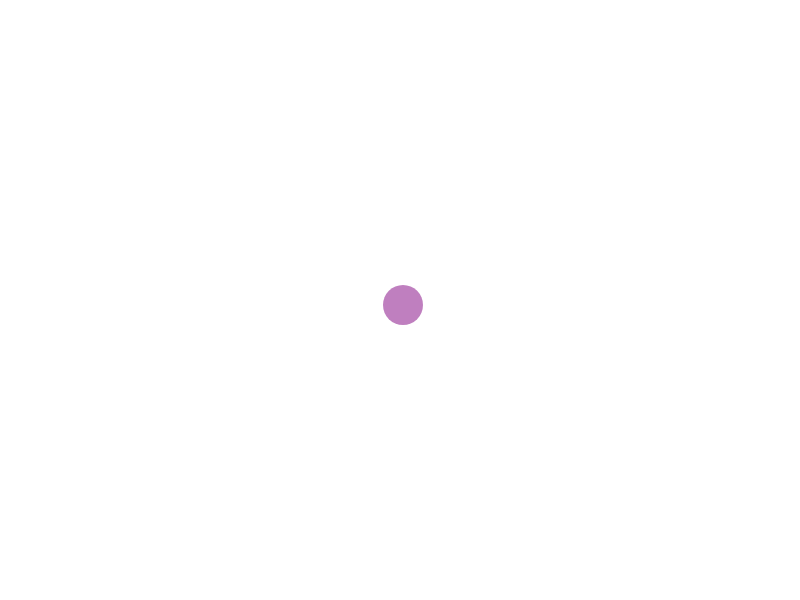
Frame 1 (no input)
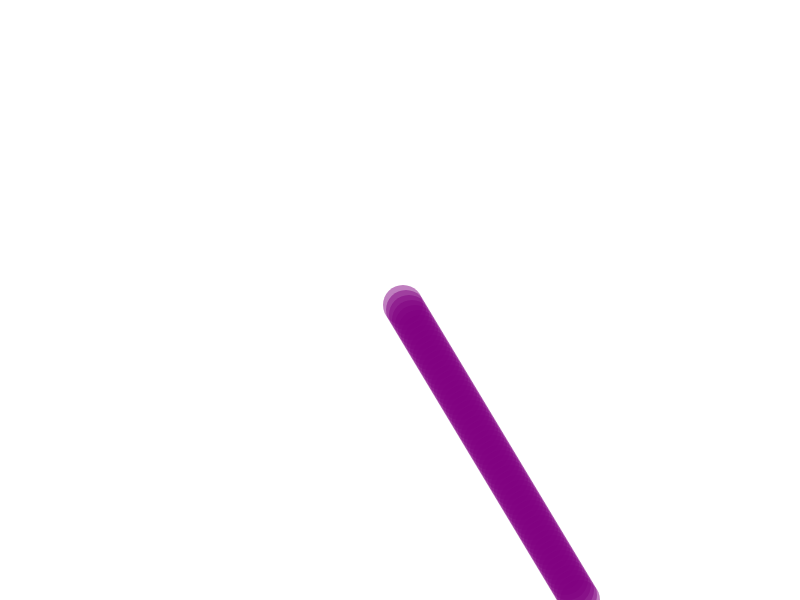
Frame 60 (no input)
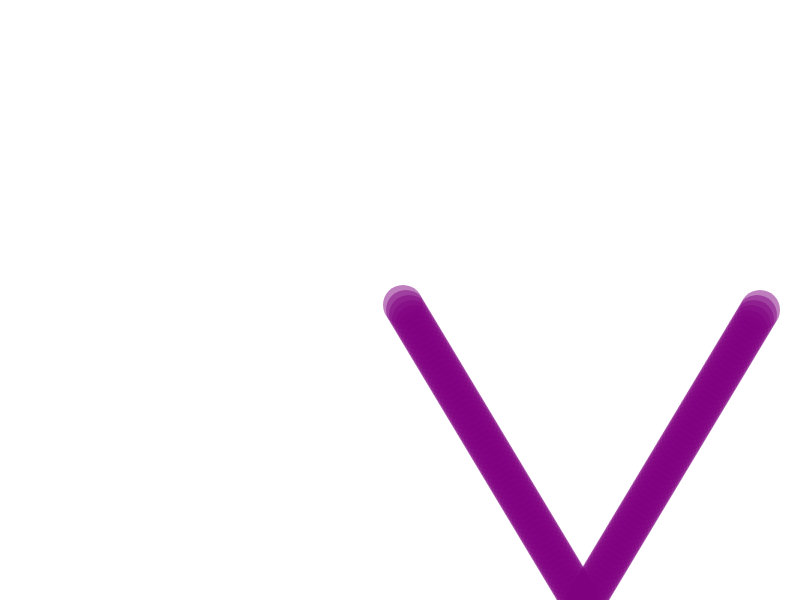
Frame 120 (the mouse pressed at the canvas centre since frame 60)

The p5.js sketch that drew these frames (run headless with seeded random() and noise() and a simulated clock; from frame 60 on, the mouse is pressed at the canvas centre):

// p5.js sketch
// ── sketch.js

let xAcc = 3;
let yAcc = 5;

let x = 0;
let y = 0;

function setup() {
  createCanvas(800, 600);
  noStroke();
  fill(128,0,128,128);
  x = width/2;
  y = height/2;
}

function draw() {
  // background('white');
  x += xAcc;
  y += yAcc;

  if(x > width || x < 0) xAcc*=(-1);
  if(y > height || y < 0) yAcc*=(-1);

  circle(x,y,40);
}
